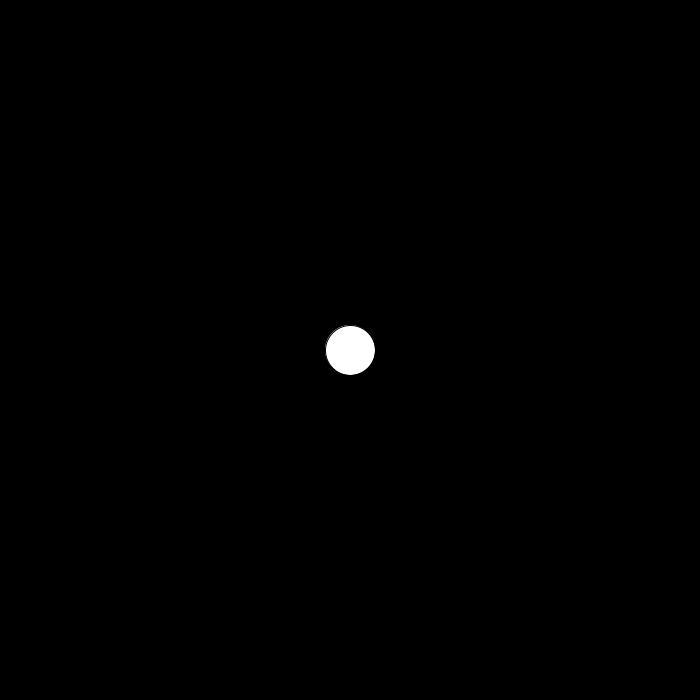
Frame 1 (no input)
Frame 60 (the mouse pressed at the canvas centre just before this capture): identical to frame 1, image omitted
Frame 120 (the mouse held since frame 60 and released just before this capture): identical to frame 1, image omitted

The Processing sketch that drew this single still picture (run headless with seeded random() and noise(); from frame 60 on, the mouse is pressed at the canvas centre):

// Processing sketch: JuegoPelota
// ── JuegoPelota.pde
private Pelota pelota;

public void setup(){
  size(700,700);
  pelota = new Pelota();
}
public void draw(){
  background(0);
  pelota.display();
  pelota.mover();
  
}
public void keyPressed() {
  if (key == 'w' || key == 'W'){
  pelota.setVelocidad(0, -3);
  pelota.setColor(color(0, 0, 255));
  }
  if (key == 's' || key == 'S'){
  pelota.setVelocidad(0, 3);
  pelota.setColor(color(255, 0, 0));
  }
  if (key == 'a' || key == 'A'){
  pelota.setVelocidad(-3, 0);
  pelota.setColor(color(0, 255, 0));
  }
  if (key == 'd' || key == 'D'){
  pelota.setVelocidad(3, 0);
  pelota.setColor(color(255,255,0));
  }
}

public void keyReleased() {
  pelota.setVelocidad(0, 0);  // cuando suelto la tecla, se detiene
}

// ── Pelota.pde
class Pelota{
  private color colorPelota;
  private PVector posicion;
  private PVector velocidad;
  
  public Pelota(){
    colorPelota = color(255);
    this.posicion = new PVector(width/2,height/2);
    this.velocidad = new PVector(0,0);
  }
  
  public void display(){
    fill(colorPelota);
    circle(posicion.x,posicion.y,50);
  }
  public void mover(){
    posicion.add(velocidad);
  }
  public void setVelocidad(float x, float y){
    velocidad.set(x,y);
  }
  public void setColor(color nuevoColor){
    this.colorPelota = nuevoColor;
  }
}
